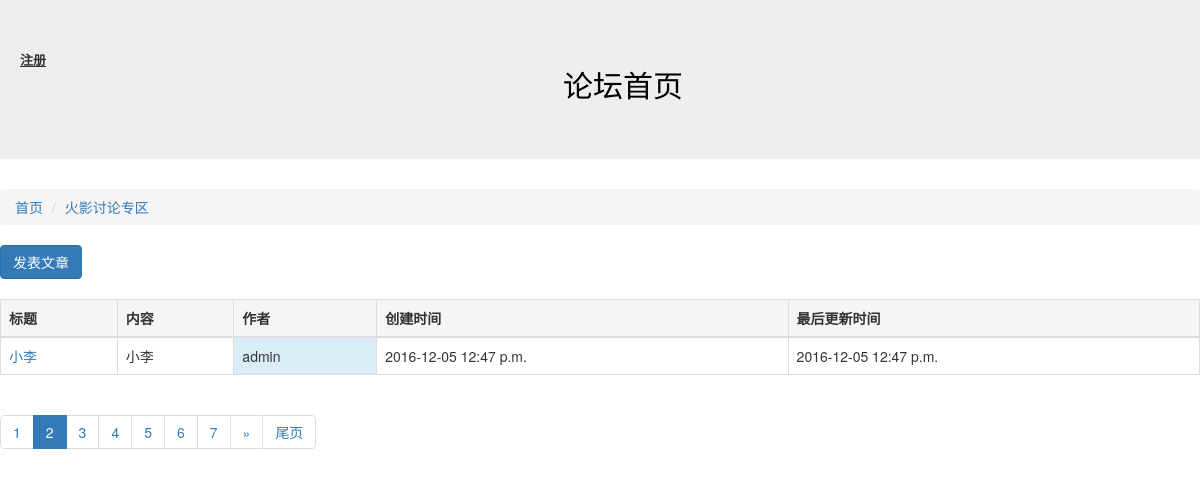
The app's page /article/list/4?page_no=2 with its own data.
### block/models.py (models this page shows, shortened)
class Block(models.Model):
    names = models.CharField("板块名称",max_length=100)
    desc = models.CharField("板块描述",max_length=100)
    manager_name = models.CharField("板块管理员名称",max_length=100)
    status = models.IntegerField("状态",choices=((0,"正常"),(-1,"关闭")))
    class Meta:
        verbose_name = "板块"
        verbose_name_plural = "板块配置"

### article/models.py (models this page shows, shortened)
class Article(models.Model):
    owner = models.ForeignKey(User,verbose_name="作者")
    block = models.ForeignKey(Block,verbose_name="板块ID")
    title = models.CharField("文章标题",max_length=10)
    content = models.CharField("文章内容",max_length=10000)
    status = models.IntegerField("状态",choices=((0,"正常"),(-1,"关闭")))
    create_timestamp = models.DateTimeField("创建时间",auto_now_add =True)
    last_timestamp = models.DateTimeField("最后更新时间",auto_now=True)
    class Meta:
        verbose_name = "文章"
        verbose_name_plural = "文章"

### article/views.py (the view)
# urls.py: url(r'^list/(?P<block_id>\d+)',article_list),
def article_list(request,block_id):
    block_id = int(block_id)
    block = Block.objects.get(id=block_id)
    ARTICLE_CNT_1PAGE = 1
    page_no = int(request.GET.get("page_no","1"))
    all_articles = Article.objects.filter(block=block,status=0).order_by("-id")
    p = Paginator(all_articles,ARTICLE_CNT_1PAGE)
    page = p.page(page_no)
    articles_objs = page.object_list
    page_links = [i for i in range(page_no-5,page_no+6) if i >0 and i <= p.num_pages]
    before = page_links[0]-1
    after = page_links[-1]+1
    next = page_no+1
    last = page_no-1
    return render(request,"article_list.html",{"articles":articles_objs,"b":block,"p":p,"page_no":page_no,"page_links":page_links,"before":before,"after":after,"next":next,"last":last})

### article/templates/article_list.html (shortened to what this page needs)
{% extends "base.html" %}
{% block content %}
<ol class="breadcrumb">
  <li ><a href="/">首页</a></li>
  <li class="active"><a href="/article/list/{{ b.id  }}">{{ b.names }}</a></li>
</ol>
<a href="/article/create/{{ b.id }}" class="btn btn-primary" role="button">发表文章</a>
<br />
<br />
<table class="table table-bordered">
	<thead>
	 <th class="active">标题</th>
	 <th class="active">内容</th>
	 <th class="active">作者</th>
	 <th class="active">创建时间</th>
	 <th class="active">最后更新时间</th>
	</thead>
	<tbody>
	{%for article in articles %}
	<tr >
		<td> <a href="/article/detail/{{ article.id}}">{{ article.title}}</a> </td>
		<td>{{ article.content	}}</td>
                <td class="info">{{ article.owner     }}</td>
		<td>{{ article.create_timestamp|date:"Y-m-d P"}}</td>
		<td>{{ article.last_timestamp|date:"Y-m-d P"}}</td>
	</tr>
	{% endfor %}
	</tbody>
</table>
<nav>
  <ul class="pagination">
  {% for i in page_links %}
  {% if i == page_no %}
    <li class="active"><a href="?page_no={{ page_no }}">{{ page_no }}</a></li>
  {% else %}
    <li class=""><a href="?page_no={{ i }}">{{ i }}</a></li>
  {% endif %}
  {% endfor %}
  {% if after <= p.num_pages %}
    <li><a href="?page_no={{ next }}" aria-label="Previous">&raquo;</a></li>
    <li><a href="?page_no={{ p.num_pages }}">尾页</a></li>
  {% endif %}
</ul>
</nav>
{% endblock %}

### records on screen
Block: names "火影讨论专区"
Article: title "小李", content "小李", owner "admin", create_timestamp "2016-12-05 12:47 p.m.", last_timestamp "2016-12-05 12:47 p.m."

### other values on screen
{{ i }} "1" "3" "4" "5" "6" "7"
{{ page_no }} "2"
